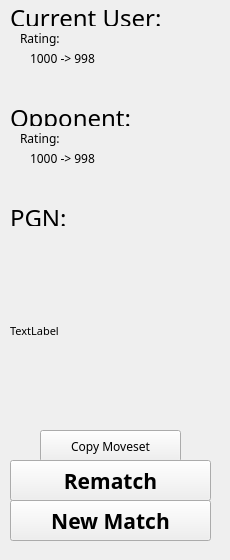
<?xml version="1.0" encoding="UTF-8"?>
<ui version="4.0">
 <class>Form</class>
 <widget class="QWidget" name="Form">
  <property name="geometry">
   <rect>
    <x>0</x>
    <y>0</y>
    <width>230</width>
    <height>560</height>
   </rect>
  </property>
  <property name="windowTitle">
   <string>Form</string>
  </property>
  <widget class="QLabel" name="currentUserLabel">
   <property name="geometry">
    <rect>
     <x>10</x>
     <y>10</y>
     <width>201</width>
     <height>16</height>
    </rect>
   </property>
   <property name="font">
    <font>
     <family>Fira Code</family>
     <pointsize>18</pointsize>
     <fontweight>Medium</fontweight>
    </font>
   </property>
   <property name="text">
    <string>Current User:</string>
   </property>
  </widget>
  <widget class="QLabel" name="currentUserRatingChange">
   <property name="geometry">
    <rect>
     <x>30</x>
     <y>50</y>
     <width>181</width>
     <height>16</height>
    </rect>
   </property>
   <property name="font">
    <font>
     <family>Fira Code</family>
     <fontweight>Light</fontweight>
    </font>
   </property>
   <property name="text">
    <string>1000 -&gt; 998</string>
   </property>
  </widget>
  <widget class="QLabel" name="currentUserRating">
   <property name="geometry">
    <rect>
     <x>20</x>
     <y>30</y>
     <width>181</width>
     <height>16</height>
    </rect>
   </property>
   <property name="font">
    <font>
     <family>Fira Code</family>
     <fontweight>Light</fontweight>
    </font>
   </property>
   <property name="text">
    <string>Rating:</string>
   </property>
  </widget>
  <widget class="QLabel" name="opponentLabel">
   <property name="geometry">
    <rect>
     <x>10</x>
     <y>110</y>
     <width>201</width>
     <height>16</height>
    </rect>
   </property>
   <property name="font">
    <font>
     <family>Fira Code</family>
     <pointsize>18</pointsize>
     <fontweight>Medium</fontweight>
    </font>
   </property>
   <property name="text">
    <string>Opponent:</string>
   </property>
  </widget>
  <widget class="QLabel" name="opponentUserRating">
   <property name="geometry">
    <rect>
     <x>20</x>
     <y>130</y>
     <width>181</width>
     <height>16</height>
    </rect>
   </property>
   <property name="font">
    <font>
     <family>Fira Code</family>
     <fontweight>Light</fontweight>
    </font>
   </property>
   <property name="text">
    <string>Rating:</string>
   </property>
  </widget>
  <widget class="QLabel" name="opponentUserRatingChange">
   <property name="geometry">
    <rect>
     <x>30</x>
     <y>150</y>
     <width>181</width>
     <height>16</height>
    </rect>
   </property>
   <property name="font">
    <font>
     <family>Fira Code</family>
     <fontweight>Light</fontweight>
    </font>
   </property>
   <property name="text">
    <string>1000 -&gt; 998</string>
   </property>
  </widget>
  <widget class="QLabel" name="PGNLabel">
   <property name="geometry">
    <rect>
     <x>10</x>
     <y>210</y>
     <width>201</width>
     <height>16</height>
    </rect>
   </property>
   <property name="font">
    <font>
     <family>Fira Code</family>
     <pointsize>18</pointsize>
     <fontweight>Medium</fontweight>
    </font>
   </property>
   <property name="text">
    <string>PGN:</string>
   </property>
  </widget>
  <widget class="QLabel" name="moveset">
   <property name="geometry">
    <rect>
     <x>10</x>
     <y>230</y>
     <width>201</width>
     <height>201</height>
    </rect>
   </property>
   <property name="font">
    <font>
     <family>Fira Code</family>
     <pointsize>8</pointsize>
     <fontweight>Light</fontweight>
    </font>
   </property>
   <property name="text">
    <string>TextLabel</string>
   </property>
  </widget>
  <widget class="QPushButton" name="copyMovesetButton">
   <property name="geometry">
    <rect>
     <x>40</x>
     <y>430</y>
     <width>141</width>
     <height>32</height>
    </rect>
   </property>
   <property name="font">
    <font>
     <family>Fira Code</family>
    </font>
   </property>
   <property name="text">
    <string>Copy Moveset</string>
   </property>
  </widget>
  <widget class="QPushButton" name="rematchButton">
   <property name="geometry">
    <rect>
     <x>10</x>
     <y>460</y>
     <width>201</width>
     <height>41</height>
    </rect>
   </property>
   <property name="font">
    <font>
     <family>Fira Code</family>
     <pointsize>16</pointsize>
     <bold>true</bold>
    </font>
   </property>
   <property name="text">
    <string>Rematch</string>
   </property>
  </widget>
  <widget class="QPushButton" name="newMatchButton">
   <property name="geometry">
    <rect>
     <x>10</x>
     <y>500</y>
     <width>201</width>
     <height>41</height>
    </rect>
   </property>
   <property name="font">
    <font>
     <family>Fira Code</family>
     <pointsize>16</pointsize>
     <bold>true</bold>
    </font>
   </property>
   <property name="text">
    <string>New Match</string>
   </property>
  </widget>
 </widget>
 <resources/>
 <connections/>
</ui>
